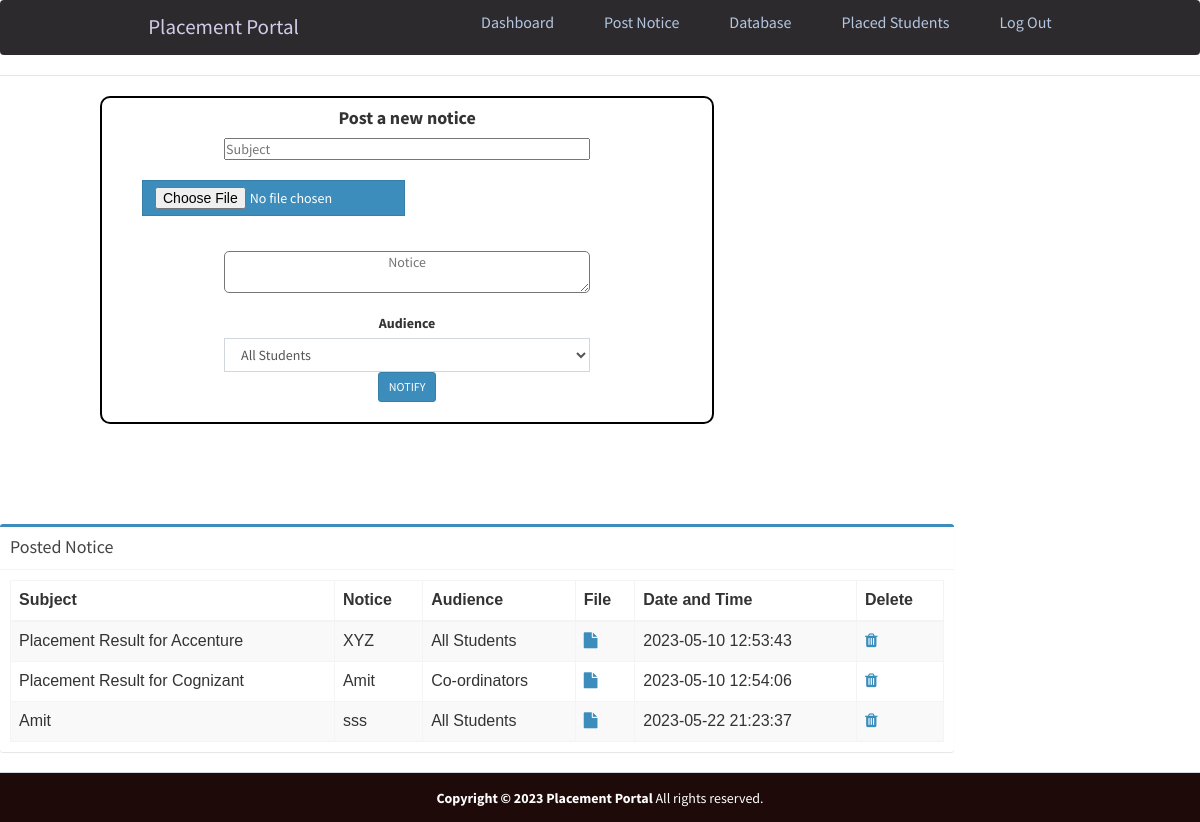
The app's page /admin/postnotice.php with its own data.
### tables this page shows
CREATE TABLE `notice` (
  `id` int(11) NOT NULL AUTO_INCREMENT,
  `subject` varchar(250) NOT NULL,
  `notice` varchar(255) DEFAULT NULL,
  `audience` varchar(255) DEFAULT NULL,
  `resume` varchar(250) DEFAULT NULL,
  `hash` varchar(255) DEFAULT NULL,
  `date` datetime DEFAULT NULL,
  UNIQUE KEY `id` (`id`)
);

### admin/postnotice.php (the view, shortened to what this page needs)
<?php
require_once("../db.php");
?>
<!DOCTYPE html>
<html>
<head>
    <link rel="stylesheet" href="https://cdnjs.cloudflare.com/ajax/libs/twitter-bootstrap/3.3.7/css/bootstrap.min.css">
    <link rel="stylesheet" href="https://cdnjs.cloudflare.com/ajax/libs/font-awesome/4.7.0/css/font-awesome.min.css">
    <link rel="stylesheet" href="https://cdnjs.cloudflare.com/ajax/libs/ionicons/2.0.1/css/ionicons.min.css">
    <link rel="stylesheet" href="css/AdminLTE.min.css">
    <link rel="stylesheet" href="css/_all-skins.min.css">
    <link rel="stylesheet" href="css/custom.css">
</head>
<body class="hold-transition skin-green sidebar-mini">
    <?php
    include 'header.php';
    ?>
    <div class="row">
        <div class="col-xs-6 responsive">
            <section>
                <form class="centre " action="" method="POST">
                    <div>
                        <h4><strong> Post a new notice</strong></h4>
                    </div>
                    <div>
                        <input id="subject" placeholder="Subject" type="text" name="subject" style="margin:auto">
                    </div>
                    <div id="file" class="form-group">
                        <input type="file" name="resume" class="btn btn-flat btn-primary">
                    </div>
                    <br>
                    <div class="form-group mt-3">
                        <textarea style="top:80px " type="input" class="input" name="input" id="input" placeholder="Notice" required></textarea>
                    </div>
                    <div class="form-group text-center option">
                        <label>Audience </label>
                        <select class="form-control select2 select2-hidden-accessible" style="width: 100%" tabindex="-1" aria-hidden="true" class="input" name="audience">
                            <option class="option" value="All Students">All Students</option>
                        </select>
                    </div>
                    <div class="text-center">
                        <button class="btn btn-primary btn-sm" id="submit" name="submit" type=" submit1">NOTIFY</button>
                    </div><br>
                </form>
        </div>
        <div class="col-xs-5 responsive2 ">
            <div class="box box-primary ">
                <div class="box-header with-border">
                    <h3 class="box-title">Posted Notice</h3>
                </div>
                <div class="box-body">
                    <table id="example1" class="table table-bordered table-striped">
                        <thead>
                            <tr>
                                <th>Subject</th>
                                <th>Notice</th>
                                <th>Audience</th>
                                <th>File</th>
                                <th>Date and Time</th>
                                <th>Delete</th>
                            </tr>
                        </thead>
                        <tbody>
                            <?php
                            $sql = "SELECT * FROM notice";
                            $result = $conn->query($sql);
                            if ($result->num_rows > 0) {
                                while ($row = $result->fetch_assoc()) {
                            ?>
                                    <td><?php echo $row['subject']; ?></td>
                                    <td><?php echo $row['notice']; ?></td>
                                    <td><?php echo $row['audience']; ?></td>
                                    <?php if ($row['resume'] != '') { ?>
                                        <td><a href="../uploads/resume/<?php echo $row['resume']; ?>" download="<?php echo 'Notice'; ?>"><i class="fa fa-file"></i></a></td>
                                    <?php } else { ?>
                                        <td>No Resume Uploaded</td>
                                    <?php } ?>
                                    <td><?php echo $row['date']; ?></td>
                                    <td><a id="delete" href="deletenotice.php?id=<?php echo $row['id']; ?>"><i class="fa fa-trash"></i></a></td>
                                    </tr><?php
                                        }
                                    }
                                            ?>
                        </tbody>
                    </table>
                </div>
            </div>
        </div>
    </div>
    <footer class="main-footer" style="margin:auto;margin-bottom: 0px; padding:15px;
  width: 100%;
  height: 50px; position:absolute; background-color:#1f0a0a; color:white">
        <div class="text-center">
            <strong>Copyright &copy; 2023 Placement Portal</strong> All rights
            reserved.
        </div>
    </footer>
</body>
</html>

### css/custom.css (style rules this page uses)
.box { font-size: medium; font-family: sans-serif; }

### admin/header.php (style rules this page uses)
* { margin: 0; padding: 0; box-sizing: border-box; }
html { font-size: 62.5%; font-family: 'Roboto', sans-serif; }
a { text-decoration: none; }

### admin/postnotice.php (style rules this page uses)
#file { margin-left: 40px; margin-top: 20px; }
body { background-color: white; }
.centre { margin: 20px 30px 100px 20px; text-align: center; height: 450px; width: 700px; border: 2px solid black; border-radius: 10px; display: inline-block; }
#subject { width: 86%; }
.option { width: 30%; margin: auto; }
.input { height: 200px; width: 600px; border-radius: 5px; background-color: white; text-align: center; }
@media screen and (max-width: 1447px) { .centre { height: 105%; width: 105%; margin-left: 100px; } }
@media screen and (max-width: 1447px) { .responsive2 { margin: auto; display: block; height: 80%; width: 80%; margin: auto; } }
@media screen and (max-width: 1447px) { #subject { height: 60%; width: 60%; margin: auto; } }
@media screen and (max-width: 1447px) { .option { height: 60%; width: 60%; margin: auto; } }
@media screen and (max-width: 1447px) { .input { height: 80%; width: 60%; margin: auto; } }

### records on screen
notice: subject "Placement Result for Accenture", notice "XYZ", audience "All Students", date "2023-05-10 12:53:43"
notice: subject "Placement Result for Cognizant", notice "Amit", audience "Co-ordinators", date "2023-05-10 12:54:06"
notice: subject "Amit", notice "sss", audience "All Students", date "2023-05-22 21:23:37"
